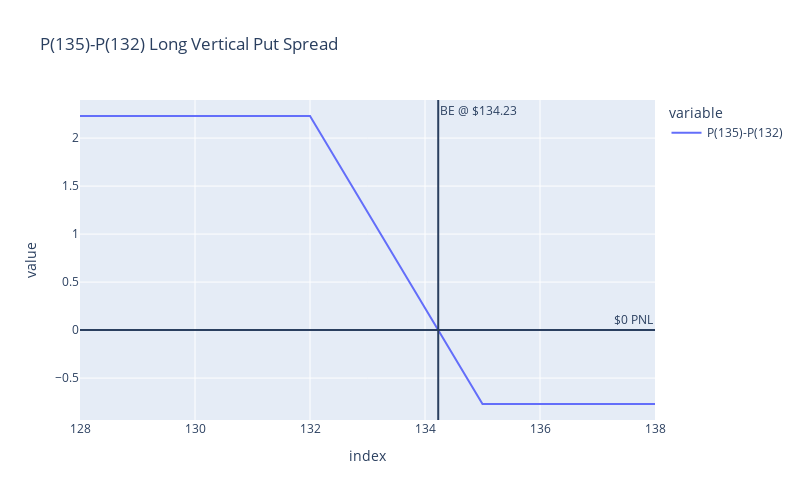

Notebook code cell kept with this figure:
### Markdown cell above
## Short Vertical Put Spread

1. Short higher strike put
2. Long lower strike put
3. Establish a credit
4. Buy/Sell same number of contracts with same expiration but different strike prices
5. Max value is the differential between the strike prices
6. Max value begins when stock price reaches lower strike at expiration
7. Minimum value begins when stock price reaches the higher strike price. 
8. Max profit occurs at the minimum value
9. Breakeven occurs at the higher price less the credit accrued. 

## Long Vertical Put Spread

1. Long higher strike put
2. Short lower strike put
3. Establish a debit
4. Buy/Sell same number of contracts with same expiration but different strike prices
5. Max value is the differential between the strike prices. 
6. Max value occurs when stock prices reaches lower strike at expiration
7. Minimum value begins when stock prices reaches higher strike price
8. Max profit occurs at the max value
9. Break even occurs at the higher strike less debit

### Code cell
states_space = np.linspace(128,138,num = 21)

portf = pd.DataFrame(pd.Series(np.maximum(135-states_space,0)-np.maximum(132-states_space,0)-0.77,index= states_space,name = "P(135)-P(132)"))
putspread_fig = px.line(portf, title = "P(135)-P(132) Long Vertical Put Spread",height=height,width=width)
putspread_fig.add_hline(y = 0,annotation=dict(text ="$0 PNL"))
putspread_fig.add_vline(x = 135-.77,annotation=dict(text ="BE @ $134.23"))

### Figure 1 — Plotly figure (JSON) as saved in the notebook; plotly's stock layout.template omitted (floating-point values rounded to 4 significant figures)
{"data": [{"hovertemplate": "variable=P(135)-P(132)<br>index=%{x}<br>value=%{y}<extra></extra>", "legendgroup": "P(135)-P(132)", "line": {"color": "#636efa", "dash": "solid"}, "marker": {"symbol": "circle"}, "mode": "lines", "name": "P(135)-P(132)", "orientation": "v", "showlegend": true, "type": "scatter", "x": [128, 128.5, 129, 129.5, 130, 130.5, 131, 131.5, 132, 132.5, 133, 133.5, 134, 134.5, 135, 135.5, 136, 136.5, 137, 137.5, 138], "xaxis": "x", "y": [2.23, 2.23, 2.23, 2.23, 2.23, 2.23, 2.23, 2.23, 2.23, 1.73, 1.23, 0.73, 0.23, -0.27, -0.77, -0.77, -0.77, -0.77, -0.77, -0.77, -0.77], "yaxis": "y"}], "layout": {"annotations": [{"showarrow": false, "text": "$0 PNL", "x": 1, "xanchor": "right", "xref": "x domain", "y": 0, "yanchor": "bottom", "yref": "y"}, {"showarrow": false, "text": "BE @ $134.23", "x": 134.2, "xanchor": "left", "xref": "x", "y": 1, "yanchor": "top", "yref": "y domain"}], "height": 500, "legend": {"title": {"text": "variable"}, "tracegroupgap": 0}, "shapes": [{"type": "line", "x0": 0, "x1": 1, "xref": "x domain", "y0": 0, "y1": 0, "yref": "y"}, {"type": "line", "x0": 134.2, "x1": 134.2, "xref": "x", "y0": 0, "y1": 1, "yref": "y domain"}], "title": {"text": "P(135)-P(132) Long Vertical Put Spread"}, "width": 800, "xaxis": {"anchor": "y", "domain": [0, 1], "title": {"text": "index"}}, "yaxis": {"anchor": "x", "domain": [0, 1], "title": {"text": "value"}}}}
